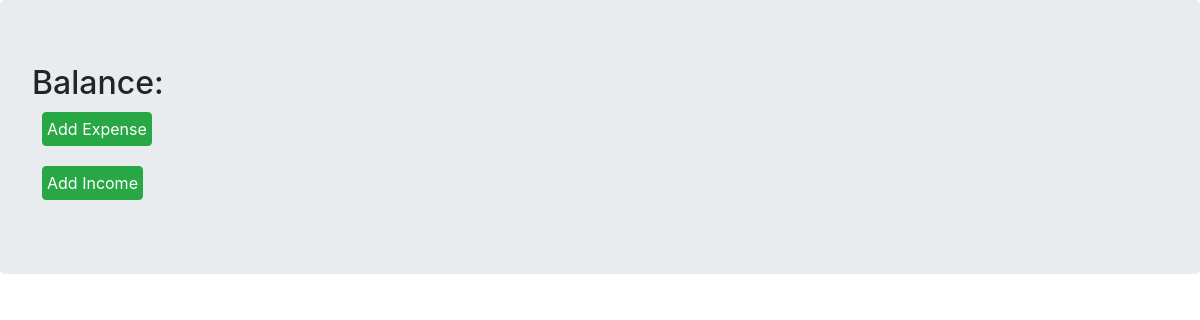
Before: / with the older database file.
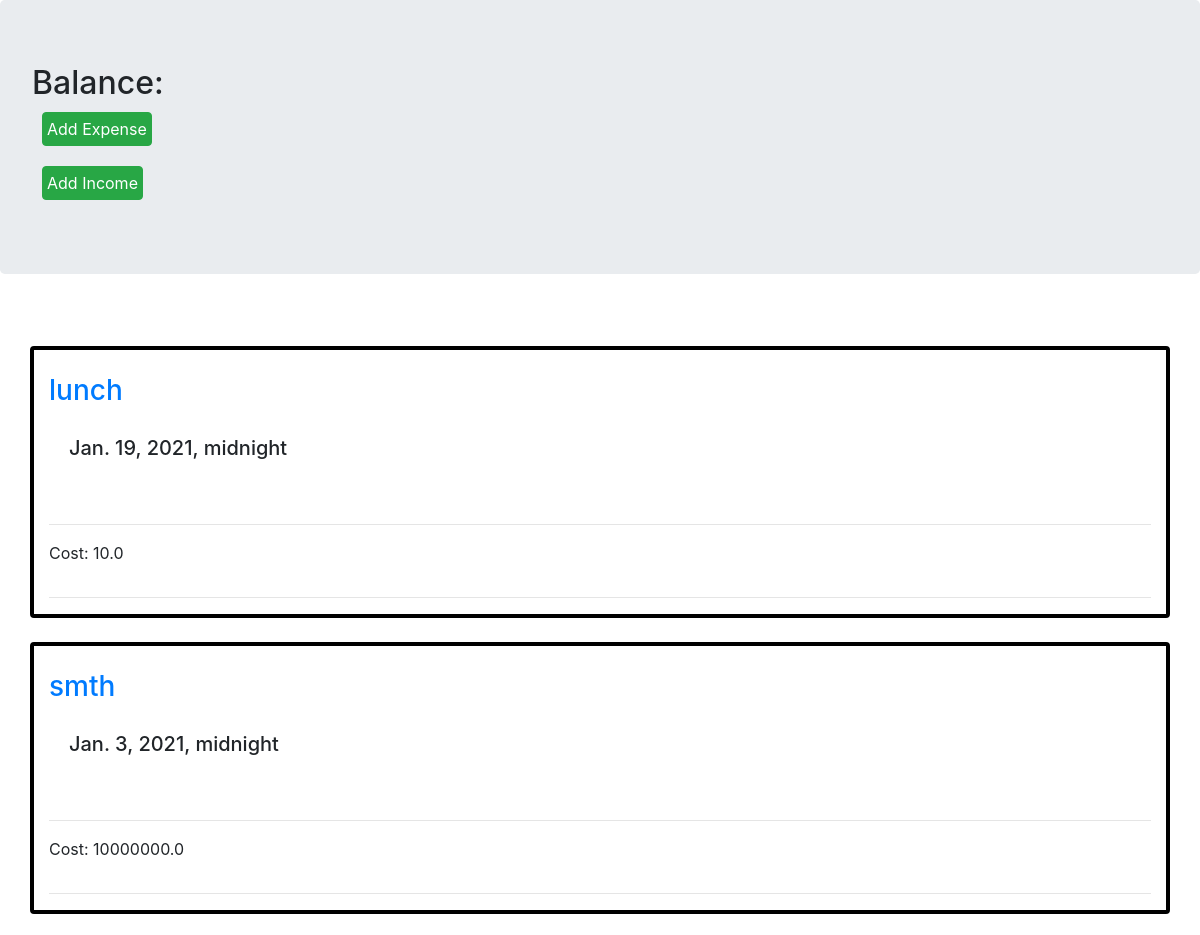
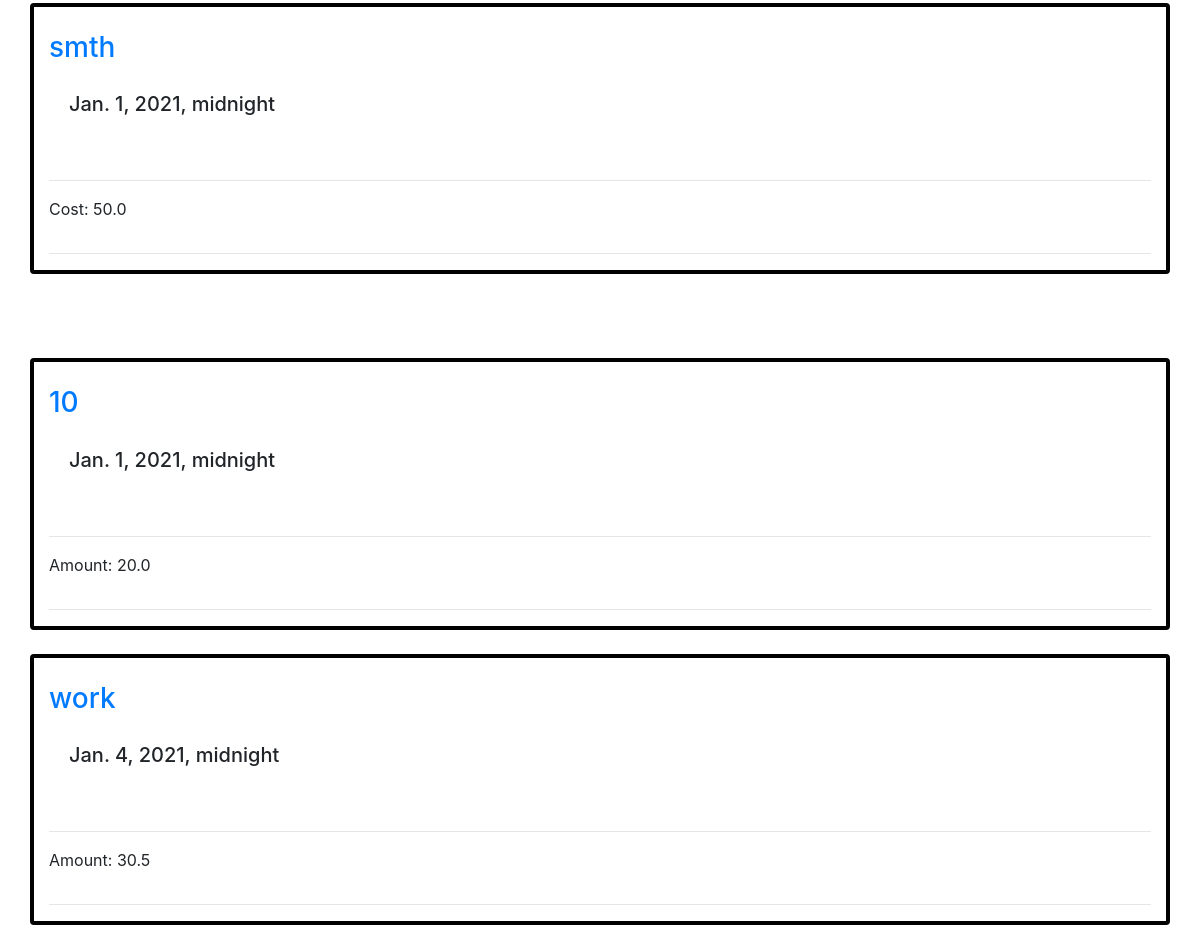
After: the same page with the newer database file (2 pictures, top to bottom).
### BudgetApp/models.py (models this page shows, shortened)
class Payment(models.Model):
    payment_name = models.CharField(max_length=200, blank=True)
    date_added = models.DateTimeField()
    cost = models.FloatField()

class Income(models.Model):
    income_name = models.CharField(max_length=200, blank=True)
    date_added = models.DateTimeField()
    amount = models.FloatField()

### BudgetApp/views.py (the view)
# urls.py: 2. Add a URL to urlpatterns:  path('', views.home, name='home')
def home(request):
    payments = Payment.objects.all()
    listofpayments = []
    for i in payments:
        listofpayments.append(i)
    allincome = Income.objects.all()
    listofincome = []
    for i in allincome:
        listofincome.append(i)
    context = {'payments': payments, 'listofpayments': listofpayments,
               'allincome': allincome, 'listofincome': listofincome, }
    return render(request, 'BudgetApp/home.html', context)

### BudgetApp/templates/BudgetApp/home.html (shortened to what this page needs)
{% load static %}
<!DOCTYPE html>
<html lang="en">
<head>
    <link rel="stylesheet" href="https://stackpath.bootstrapcdn.com/bootstrap/4.5.0/css/bootstrap.min.css"0>
</head>
<body>
    <h2 class="jumbotron">
         Balance: {{payment.cost}}
        <form method="POST" action="{% url 'addPayments' %}">
        <button class="btn btn-success" style="width:fit-content; padding: 4px; margin:10px;">Add Expense</button>
        </form>
        <form method="POST" action="{% url 'addIncome' %}">
        <button class="btn btn-success" style="width:fit-content; padding: 4px; margin:10px;">Add Income</button>
        </form>
    </h2>
    <div class="card-columns" style="padding: 10px; margin: 20px;"></div>
    {%for payment in payments %}
        <div class="card box container">
            <br>
            <h5 class="card-title">
                <a href='{{payment.link}}'><h3>{{payment.payment_name}}</h3></a>
                <div class="card-body container">
                        <p>{{payment.date_added}}</p>
                    </h5>
                    <hr>
                    <p> Cost: {{payment.cost}}</p>
                    <hr>
                </div>
    <br>
    {%endfor%}
    <div class="card-columns" style="padding: 10px; margin: 20px;"></div>
    {%for income in allincome %}
        <div class="card box container">
            <br>
            <h5 class="card-title">
                <a href='{{income.link}}'><h3>{{income.income_name}}</h3></a>
                <div class="card-body container">
                        <p>{{income.date_added}}</p>
                    </h5>
                    <hr>
                    <p> Amount: {{income.amount}}</p>
                    <hr>
                </div>
    <br>
    {%endfor%}
</body>
</html>

### BudgetApp/templates/BudgetApp/home.html (style rules this page uses)
.box { border: 4px solid black; margin: 0 auto; }

Changed rows visible on the page:
added Payment: payment_name "lunch", date_added "Jan. 19, 2021, midnight", cost "10.0"
added Payment: payment_name "smth", date_added "Jan. 3, 2021, midnight", cost "10000000.0"
added Payment: payment_name "smth", date_added "Jan. 1, 2021, midnight", cost "50.0"
added Income: income_name "10", date_added "Jan. 1, 2021, midnight", amount "20.0"
added Income: income_name "work", date_added "Jan. 4, 2021, midnight", amount "30.5"
